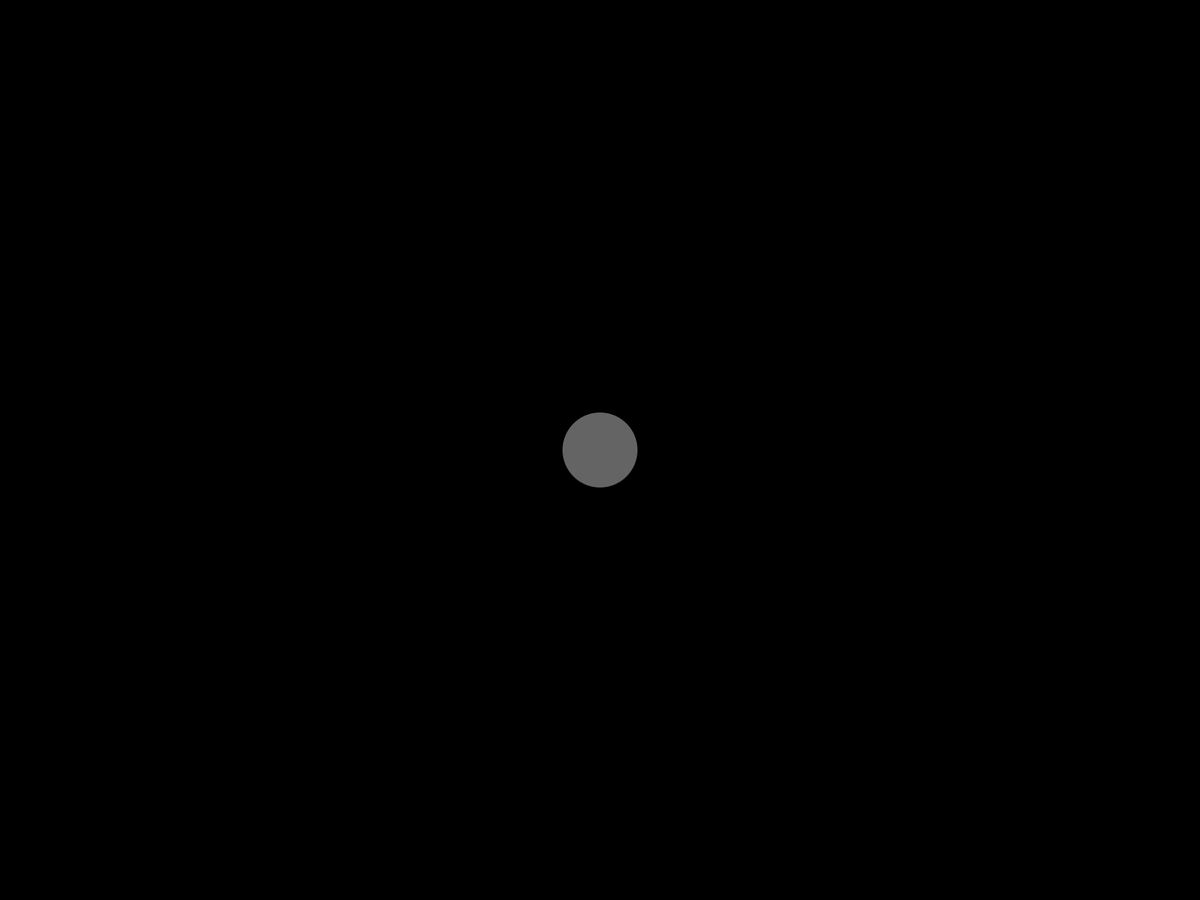
Frame 1 (no input)
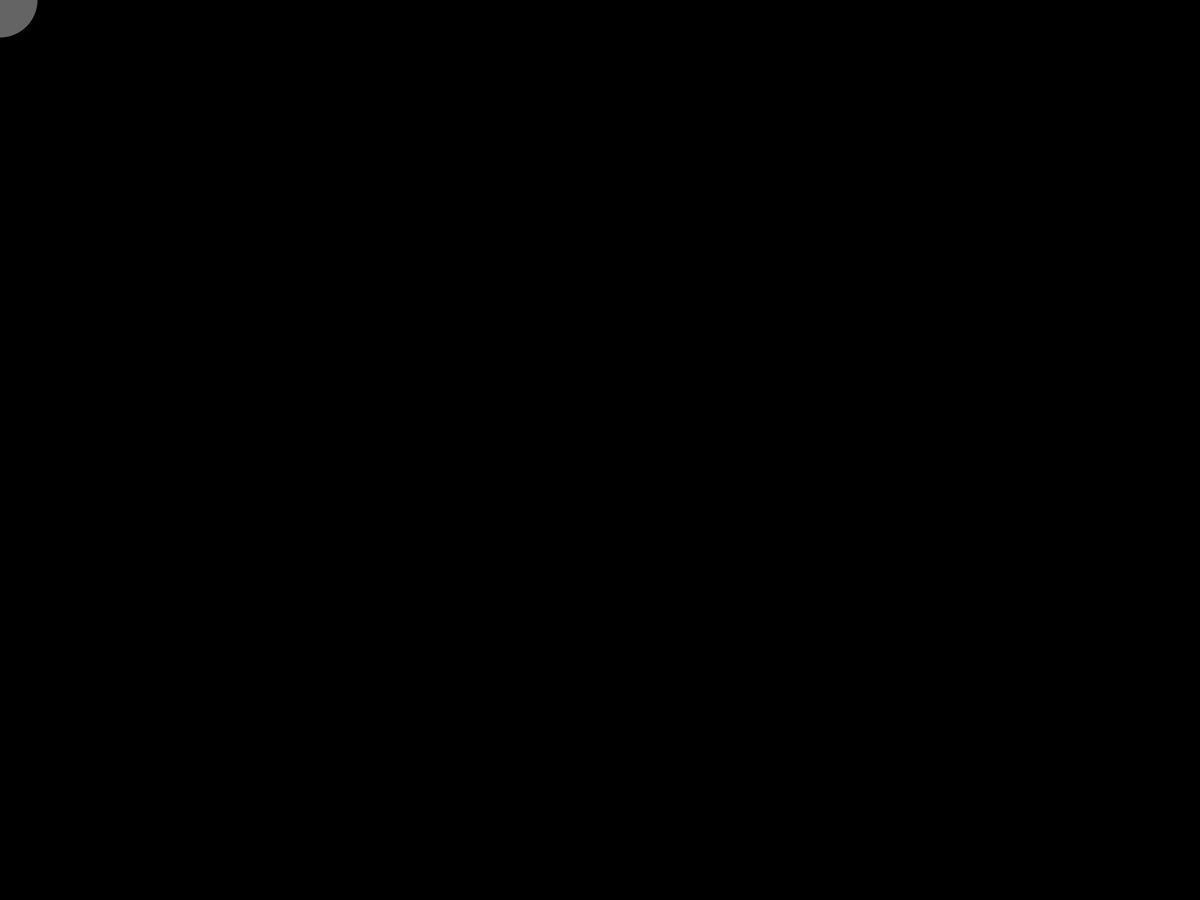
Frame 60 (the mouse pressed at the canvas centre just before this capture)
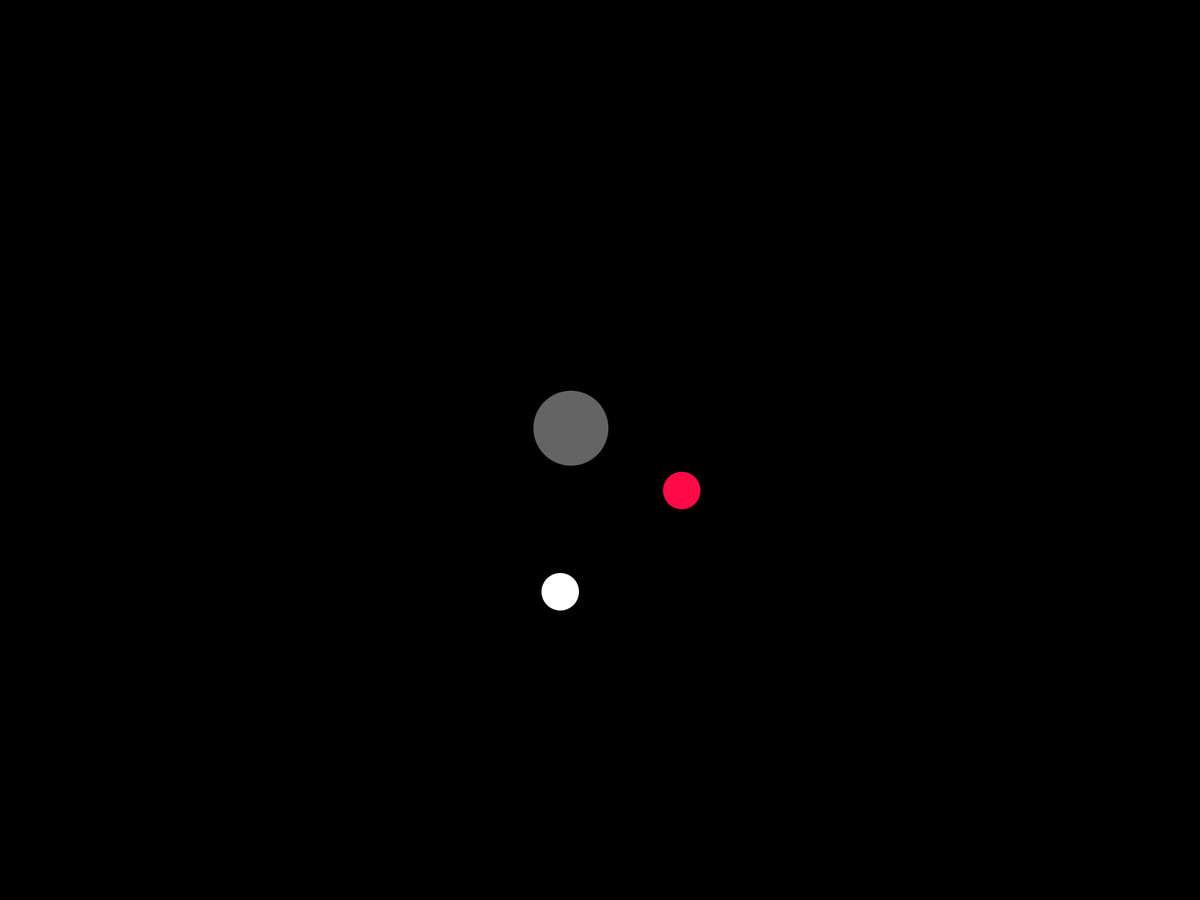
Frame 120 (the mouse held since frame 60 and released just before this capture)

The Processing sketch that drew these frames (run headless with seeded random() and noise(); from frame 60 on, the mouse is pressed at the canvas centre):

// Processing sketch: circle_action
// ── circle_action.pde
circle c1, c2, c3;

void setup() {
  fullScreen();

  c1 = new circle(width/2, height/2, 50, color(100));
  c2 = new circle(width/3, height/2, 25, color(255, 9, 70));
  c3 = new circle(2*width/3, height/2, 25, color(255));
  filter(BLUR, 4);
}

void draw() {

  background(0);
  c1.interpolate(mouseX, mouseY);
  //c2.interpolate(mouseX+100, mouseY);
  //c1.orbit(width/2, height/2);
  c2.orbit(c1.newX, c1.newY, 200, 120, 500.0f);
  c3.orbit(c2.xpos, c2.ypos, 200, 230, 400.0f);

}

class circle {
  float xpos; 
  float ypos;
  float dia;
  color c;
  float newX; 
  float newY;

  circle(float ixpos, float iypos, float idia, color ic) {
    xpos = ixpos;
    ypos = iypos;
    dia = idia;
    c = ic;
  } 

  void display(float x, float y) {
    x = xpos;
    y = ypos;
    fill(c);
    ellipseMode(RADIUS);
    noStroke();
    ellipse(xpos, ypos, dia, dia);
    //filter(BLUR,4);
  }

  void makeColor(color col) {
    col = c;
    fill(col);
    //stroke(c);
  }
  
  void interpolate(float x2, float y2) {
    this.display(newX, newY);
    newX= (lerp(newX, x2, 0.05)); 
    newY= (lerp(newY, y2, 0.05));
    xpos = newX;
    ypos = newY;
    
  }
  

  void orbit(float startX, float startY, int a, int b, float speed ) {

    float  time = millis()/speed;
    int ox = (int)(startX + a* cos(time));
    int oy = (int)(startY + b* sin(time));
    xpos = ox;
    ypos = oy;

    this.display(ox, oy);
  }
  
  }
